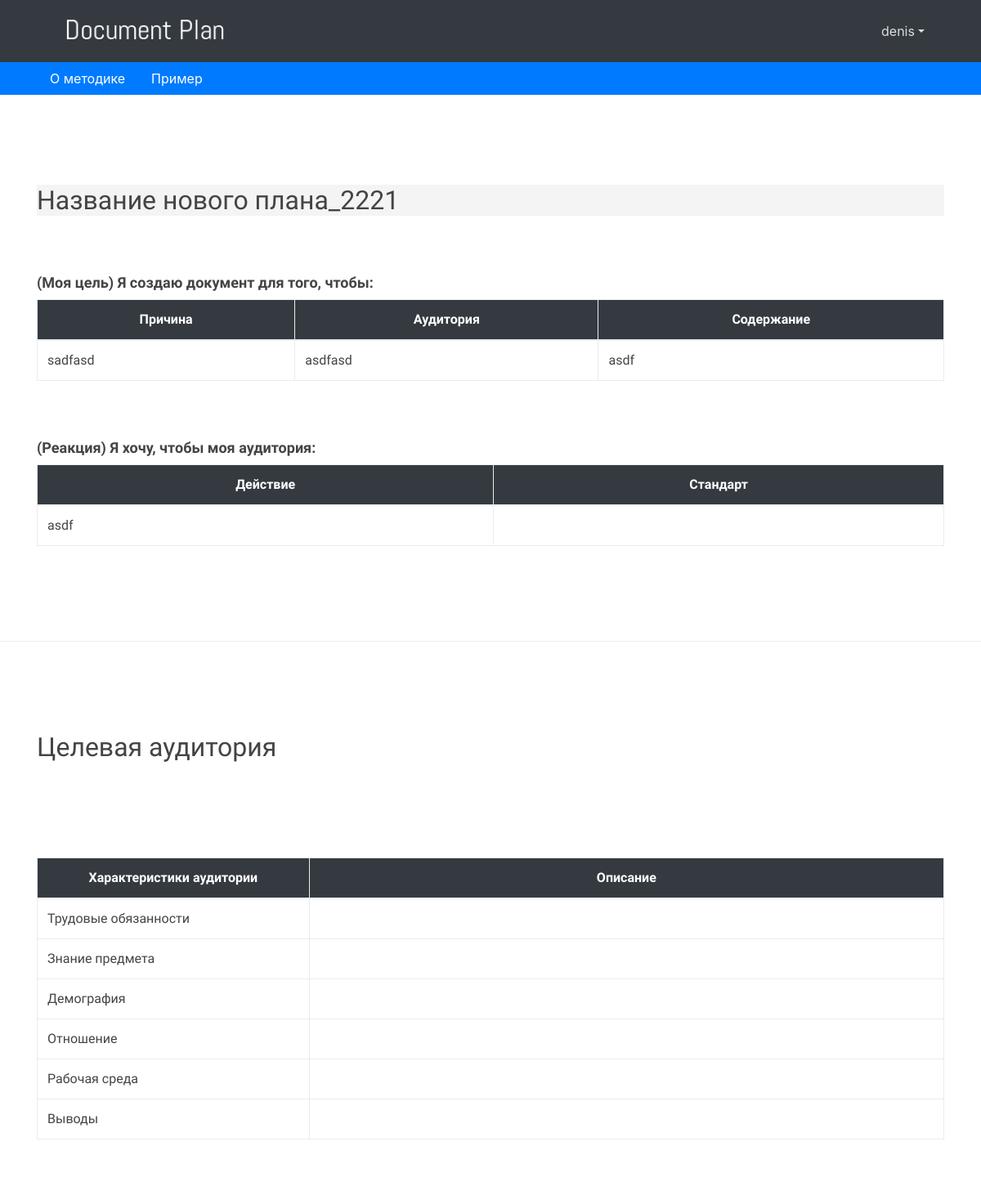
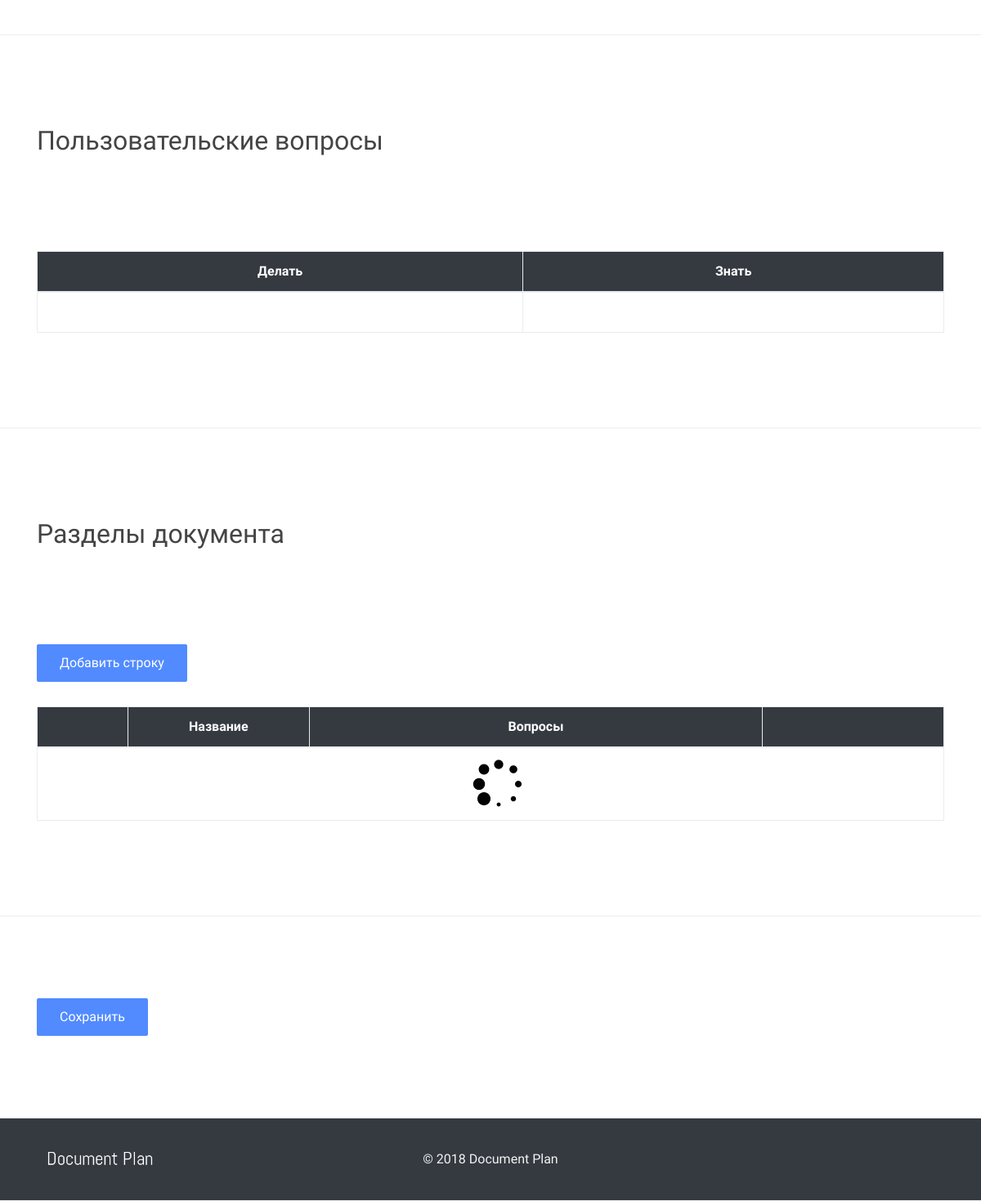
Screenshot of /docplan/21/edit/ (signed in) with the database file from the repository (2 pictures, top to bottom).
### doc_plan/models.py (models this page shows, shortened)
class Project(models.Model):
    name = models.CharField(max_length=200, verbose_name=_("название проекта"))
    aim_action = models.TextField(blank=True, verbose_name=_("действие"))
    aim_auditory = models.TextField(blank=True, verbose_name=_("аудитория"))
    aim_content = models.TextField(blank=True, verbose_name=_("содержание"))
    reaction_action = models.TextField(blank=True, verbose_name=_("реакция"))
    reaction_standart = models.TextField(blank=True, verbose_name=_("стандарт"))
    auditory_duty = models.TextField(blank=True, verbose_name=_("обязанности"))
    auditory_knowledge = models.TextField(blank=True, verbose_name=_("знания"))
    auditory_demography = models.TextField(blank=True, verbose_name=_("демография"))
    auditory_relations = models.TextField(blank=True, verbose_name=_("отношения"))
    auditory_environment = models.TextField(blank=True, verbose_name=_("окружение"))
    auditory_resume = models.TextField(blank=True, verbose_name=_("выводы"))
    question_actions = models.TextField(blank=True, verbose_name=_("процедуры"))
    question_knowledges = models.TextField(blank=True, verbose_name=_("знания"))
    chapters = models.ManyToManyField("Chapter", blank=True, verbose_name=_("разделы"))
    created_at = models.DateField(auto_now_add=True)
    created_by = models.ForeignKey(User, on_delete=models.CASCADE)
    objects = PlanManager()
    def __str__(self):
        return self.name
    class Meta:
        verbose_name = _("проект")
        verbose_name_plural = _("проекты")
        ordering = ["-created_at"]

### doc_plan/views.py (the view, shortened to what this page needs)
# urls.py: path('<str:plan_id>/edit/', login_required(views.PlanEditView.as_view()), name='edit_plan'),
class PlanEditView(TemplateView):
    template_name = 'plan/plan_edit.html'
    default_plan_id = None
    sample_plan_id = 1
    def get_context_data(self, **kwargs):
        context = {
            'edit': True,
            'sample_plan_id': self.sample_plan_id,
            'sample_plan_url': reverse('view_plan', args=[self.sample_plan_id]),
            'about_method_url': reverse('plan_creation'),
        }
        if kwargs['plan_id'] == 'new':
            try:
                plan = Project.objects.get(id=self.default_plan_id)
            except Project.DoesNotExist:
                plan =  _('Название нового плана')
            context['plan'] = plan
        else:
            context = add_plan_data(self.request, context, kwargs['plan_id'])
        return context

### doc_plan/utils.py (called while the page is built)
def add_plan_data(request, context= {}, plan_id= None):
	if not plan_id:
		return context
	user = request.user
	try:
		plan = Project.objects.get(id = plan_id)
		context['plan'] = plan
		context['chapters'] = []
		for chapter in plan.chapters.all():
			context['chapters'].append(chapter)
	except Project.DoesNotExist:
		raise Http404
	return context

### doc_plan/templates/plan/plan_edit.html (shortened to what this page needs)
{% extends "base.html" %}
{% load static %}
{% load i18n %}
{% block content %}
{% include 'plan/actions_block_edit.html' %}
{% include 'plan/plan_data.html' %}
{% include 'plan/chapters_data.html' %}
{% include 'plan/submit.html' %}
{% endblock %}

### document_plan/templates/header.html (shortened to what this page needs)
{% load static %}
{% load i18n %}
<header class="bg-dark">
    <div class="container">
      <nav class="navbar navbar-expand-md no-gutters">
        <div class="col-3 text-left">
          <a href="/docplan/">
            <img src="{% static "/imgs/logo.png" %}" height="60" alt="image">
          </a>
        </div>
        <div class="collapse navbar-collapse navbar-collapse-4 justify-content-center col-md-6" id="navbarNav7">
        </div>
         <div class="collapse navbar-collapse navbar-collapse-4">
           <ul class="navbar-nav ml-auto justify-content-end">
        {% if not user.is_authenticated %}
            <li class="nav-item">
              <a class="nav-link" href="/accounts/login/">{% trans 'войти'|capfirst %}</a>
            </li>
          </ul>
          <a class="btn ml-md-3" href="/accounts/signup/">{% trans 'регистрация'|capfirst  %}</a>
        </div>
        {% else %}
            <li class="nav-item dropdown">
              <a class="nav-link dropdown-toggle" data-toggle="dropdown" href="#" role="button" aria-haspopup="true" aria-expanded="false">{{ user.username }}</a>
            </li>
          </ul>
        </div>
        {% endif %}
      </nav>
    </div>
  </header>

### doc_plan/templates/plan/plan_data.html
{% load static %}
{% load i18n %}
{% load bbcode_tags %}
 <section class="fdb-block">
    <div class="container">
     <div class="row">
        <div class="col text-left">
          {% if edit %}
            <h2 id="name" js-plan-id="{{plan.id}}" class="plan inline_editing" contenteditable="true">{{plan|bbcode|safe}}</h2>
          {% else %}
            <h2>{{plan|bbcode|safe}}</h2>
          {% endif %}
        </div>
      </div>
      <div class="row-50"></div>
      <div class="row">
        <div class="col text-left">
          <h3><strong>{% trans '(Моя цель) Я создаю документ для того, чтобы:' %}</strong></h3>
          <table class="table table-bordered">
            <thead>
              <tr>
                <th>{% trans 'Причина' %}</th>
                <th>{% trans 'Аудитория' %}</th>
                <th>{% trans 'Содержание' %}</th>
              </tr>
            </thead>
            <tbody>
            {% if edit %}
              <tr>
                <td><div id="aim_action" class="plan inline_editing" contenteditable="true">{{plan.aim_action|bbcode|safe}}</div></td>
                <td><div id="aim_auditory" class="plan inline_editing" contenteditable="true">{{plan.aim_auditory|bbcode|safe}}</div></td>
                <td><div id="aim_content" class="plan inline_editing" contenteditable="true">{{plan.aim_content|bbcode|safe}}</div></td>
              </tr>
            {% else %}
              <tr>
                <td>{{plan.aim_action|bbcode|safe}}</td>
                <td>{{plan.aim_auditory|bbcode|safe}}</td>
                <td>{{plan.aim_content|bbcode|safe}}</td>
              </tr>
            {% endif %}
            </tbody>
          </table>
        </div>
      </div>
      <div class="row-50"></div>
      <div class="row">
        <div class="col text-left">
          <h3><strong>{% trans '(Реакция) Я хочу, чтобы моя аудитория:' %}</strong></h3>
          <table class="table table-bordered">
            <thead>
              <tr>
                <th>{% trans 'Действие' %}</th>
                <th>{% trans 'Стандарт' %}</th>
              </tr>
            </thead>
            <tbody>
              {% if edit %}
              <tr>
                <td><div id="reaction_action" class="plan inline_editing" contenteditable="true">{{plan.reaction_action|bbcode|safe}}</div></td>
                <td><div id="reaction_standart" class="plan inline_editing" contenteditable="true">{{plan.reaction_standart|bbcode|safe}}</div></td>
              </tr>
              {% else %}
              <tr>
                <td>{{plan.reaction_action|bbcode|safe}}</td>
                <td>{{plan.reaction_standart|bbcode|safe}}</td>
              </tr>
            {% endif %}
            </tbody>
          </table>
        </div>
      </div>
    </div>
  </section>
  <section class="fdb-block">
    <div class="container">
      <div class="row">
        <div class="col text-left">
          <h2>{% trans 'Целевая аудитория' %}</h2>
        </div>
      </div>
      <div class="row-100"></div>
      <div class="row text-left">
        <div class="col-sm-12">
          <table class="table table-bordered">
            <thead>
              <tr>
                <th style="width:30%">{% trans 'Характеристики аудитории' %}</th>
                <th style="width:70%">{% trans 'Описание' %}</th>
              </tr>
            </thead>
            <tbody>
              <tr>
                <td>{% trans 'Трудовые обязанности' %}</td>
                {% if edit %}
                <td><div id="auditory_duty" class="plan inline_editing" contenteditable="true">{{plan.auditory_duty|bbcode|safe}}</div></td>
                {% else %}
                <td>{{plan.auditory_duty|bbcode|safe}}</td>
                {% endif %}
              </tr>
              <tr>
                <td>{% trans 'Знание предмета' %}</td>
                {% if edit %}
                <td><div id="auditory_knowledge" class="plan inline_editing" contenteditable="true">{{plan.auditory_knowledge|bbcode|safe}}</div></td>
                {% else %}
                <td>{{plan.auditory_knowledge|bbcode|safe}}</td>
                {% endif %}
              </tr>
              <tr>
                <td>{% trans 'Демография' %}</td>
                {% if edit %}
                <td><div id="auditory_demography" class="plan inline_editing" contenteditable="true">{{plan.auditory_demography|bbcode|safe}}</div></td>
                {% else %}
                <td>{{plan.auditory_demography|bbcode|safe}}</td>
                {% endif %}
               </tr>
              <tr>
                <td>{% trans 'Отношение' %}</td>
                {% if edit %}
                <td><div id="auditory_relations" class="plan inline_editing" contenteditable="true">{{plan.auditory_relations|bbcode|safe}}</div></td>
                {% else %}
                <td>{{plan.auditory_relations|bbcode|safe}}</td>
                {% endif %}
               </tr>
              <tr>
                <td>{% trans 'Рабочая среда' %}</td>
                {% if edit %}
                <td><div id="auditory_environment" class="plan inline_editing" contenteditable="true">{{plan.auditory_environment|bbcode|safe}}</div></td>
                {% else %}
                <td>{{plan.auditory_environment|bbcode|safe}}</td>
                {% endif %}
                </tr>
              <tr>
                <td>{% trans 'Выводы' %}</td>
                {% if edit %}
                <td><div id="auditory_resume" class="plan inline_editing" contenteditable="true">{{plan.auditory_resume|bbcode|safe}}</div></td>
                {% else %}
                <td>{{plan.auditory_resume|bbcode|safe}}</td>
                {% endif %}
               </tr>
            </tbody>
          </table>
        </div>
      </div>
    </div>
  </section>
  <section class="fdb-block">
    <div class="container">
      <div class="row">
        <div class="col text-left">
          <h2>{% trans 'Пользовательские вопросы' %}</h2>
        </div>
      </div>
      <div class="row-100"></div>
      <div class="row text-left">
        <div class="col-sm-12">
          <table class="table table-bordered">
            <thead>
              <tr>
                <th>{% trans 'Делать' %}</th>
                <th>{% trans 'Знать' %}</th>
              </tr>
            </thead>
            <tbody>
              <tr>
                {% if edit %}
                <td><div id="question_actions" class="plan inline_editing" contenteditable="true">{{plan.question_actions|bbcode|safe}}</div></td>
                <td><div id="question_knowledges" class="plan inline_editing" contenteditable="true">{{plan.question_knowledges|bbcode|safe}}</div></td>
                {% else %}
                <td>{{plan.question_actions|bbcode|safe}}</td>
                <td>{{plan.question_knowledges|bbcode|safe}}</td>
                {% endif %}
              </tr>
            </tbody>
          </table>
        </div>
      </div>
    </div>
  </section>

### doc_plan/static/css/froala_blocks.css (style rules this page uses)
.fdb-block { font-family: 'Roboto', sans-serif; font-size: 16px; line-height: 1.5; -webkit-font-smoothing: antialiased; -moz-osx-font-smoothing: grayscale; text-rendering: optimizelegibility; padding: 100px 0; color: #444444; position: relative; background-size: cover; background-position: center; overflow: hidden; background-color: #FFFFFF; }
.fdb-block h2, .fdb-block .text-h2 { font-size: 2rem; margin-bottom: .5em; margin-top: .3em; font-weight: 400; }
.fdb-block h3, .fdb-block .text-h3 { font-size: 1.125rem; margin-bottom: .5em; margin-top: .3em; font-weight: 400; }
.fdb-block .row-100 { height: 100px; width: 100%; }
.fdb-block .row-50 { height: 50px; width: 100%; }
header { background-color: #FFFFFF; }
header .navbar-nav a.nav-link { color: #777; }
header.bg-dark .navbar-nav a.nav-link { color: #dcdcdc; }
.bg-dark { background-color: #2d313c; color: #f2f2f2; }

### doc_plan/static/css/docplan.css (style rules this page uses)
html { position: relative; min-height: 100%; }
body { margin-bottom: 101px; }
th { background-color: #343A40; color: white; text-align: center; }
#name { background-color: #F4F4F4; }

### document_plan/templates/base.html (style rules this page uses)
.fdb-block { border-bottom: solid 1px #EEE; }

### rows the page displays
Project: name "Название нового плана_2221", aim_action|bbcode "sadfasd", aim_auditory|bbcode "asdfasd", aim_content|bbcode "asdf", reaction_action|bbcode "asdf"

### other values shown
{{ user.username }} "denis"
